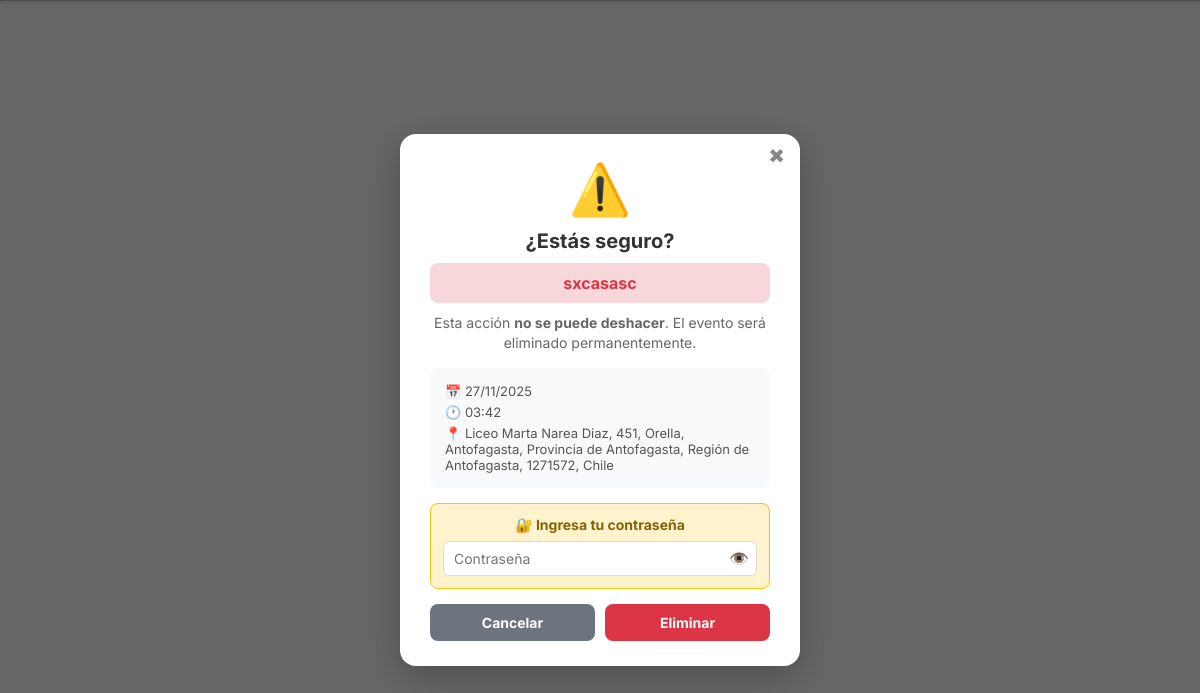
/eventos/10/eliminar/ (signed in), run on the app's committed database.
### Humanet/models.py (models this page shows, shortened)
class Evento(models.Model):
    REGIONES = [
        ('tarapaca', 'Tarapacá'),
        ('antofagasta', 'Antofagasta'),
        ('atacama', 'Atacama'),
        ('coquimbo', 'Coquimbo'),
        ('valparaiso', 'Valparaíso'),
        ('ohiggins', "O'Higgins"),
        ('maule', 'Maule'),
        ('nuble', 'Ñuble'),
        ('biobio', 'Biobío'),
        ('araucania', 'La Araucanía'),
        ('los_rios', 'Los Ríos'),
        ('los_lagos', 'Los Lagos'),
        ('aysen', 'Aysén'),
        ('magallanes', 'Magallanes'),
        ('metropolitana', 'Metropolitana'),
        ('arica', 'Arica y Parinacota'),
    ]
    creador = models.ForeignKey(User, on_delete=models.CASCADE, related_name='eventos')
    nombre = models.CharField(max_length=200)
    imagen = models.ImageField(upload_to='eventos/', blank=True, null=True)  # NUEVO
    fecha = models.DateField()
    hora = models.TimeField()
    ubicacion = models.CharField(max_length=300)
    ciudad = models.CharField(max_length=100, blank=True, null=True)  # NUEVO
    region = models.CharField(max_length=50, choices=REGIONES, blank=True, null=True)  # NUEVO
    latitud = models.DecimalField(max_digits=9, decimal_places=6, null=True, blank=True)
    longitud = models.DecimalField(max_digits=9, decimal_places=6, null=True, blank=True)
    descripcion = models.TextField()
    detalles = models.TextField(blank=True, null=True)
    fecha_creacion = models.DateTimeField(auto_now_add=True)
    categorias = models.ManyToManyField(Categoria, related_name='eventos')
    class Meta:
        ordering = ['-fecha_creacion']
        verbose_name = 'Evento'
        verbose_name_plural = 'Eventos'

### Humanet/views.py (the view)
# urls.py: path('eventos/<int:evento_id>/eliminar/', views.eliminar_evento, name='eliminar_evento'),
@login_required
def eliminar_evento(request, evento_id):
    evento = get_object_or_404(Evento, id=evento_id)
    if request.user == evento.creador or request.user.is_staff:
        if request.method == 'POST':
            password = request.POST.get('password')
            user = authenticate(username=request.user.username, password=password)
            if user is not None:
                nombre_evento = evento.nombre
                evento.delete()
                print(f"Evento {nombre_evento} eliminado exitosamente")
                return redirect('perfil')
            else:
                messages.error(request, '❌ Contraseña incorrecta. El evento no fue eliminado.')
                return render(request, 'Humanet/confirmar_eliminar.html', {'evento': evento})
        else:
            return render(request, 'Humanet/confirmar_eliminar.html', {'evento': evento})
    else:
        messages.error(request, 'No tienes permiso para eliminar este evento.')
        return redirect('detalle_evento', evento_id=evento_id)

### Humanet/templates/Humanet/confirmar_eliminar.html (shortened to what this page needs)
{% extends 'Humanet/base.html' %}
{% block content %}
</head>
<body>
    <div class="modal-overlay" id="modalEliminar">
        <div class="confirm-card">
            <button class="close-modal" onclick="cerrarModal()">✖</button>
            <div class="warning-icon">⚠️</div>
            <h2>¿Estás seguro?</h2>
            <div class="event-name">{{ evento.nombre }}</div>
            <p class="warning-text">
                Esta acción <strong>no se puede deshacer</strong>. El evento será eliminado permanentemente.
            </p>
            <div class="event-details">
                <p><strong>📅</strong> {{ evento.fecha|date:"d/m/Y" }}</p>
                <p><strong>🕐</strong> {{ evento.hora|time:"H:i" }}</p>
                <p><strong>📍</strong> {{ evento.ubicacion }}</p>
            </div>
            <form method="post" id="deleteForm" action="{% url 'eliminar_evento' evento.id %}">
                <div class="password-section">
                    <h3>🔐 Ingresa tu contraseña</h3>
                    <div class="password-input-group">
                        <input
                            type="password"
                            name="password"
                            id="passwordInput"
                            class="password-input"
                            placeholder="Contraseña"
                            required
                        >
                        <button type="button" class="toggle-password" onclick="togglePassword()">👁️</button>
                    </div>
                </div>
                <div class="button-group">
                    <button type="button" class="btn btn-cancel" onclick="cerrarModal()">Cancelar</button>
                    <button type="submit" class="btn btn-delete" id="deleteButton">Eliminar</button>
                </div>
            </form>
        </div>
    </div>
{% endblock %}

### Humanet/templates/Humanet/base.html (style rules this page uses)
* { font-family: 'Inter', -apple-system, BlinkMacSystemFont, 'Segoe UI', sans-serif; }

### Humanet/templates/Humanet/confirmar_eliminar.html (style rules this page uses)
* { margin: 0; padding: 0; box-sizing: border-box; }
.modal-overlay { position: fixed; top: 0; left: 0; width: 100%; height: 100%; background: rgba(0, 0, 0, 0.6); display: flex; align-items: center; justify-content: center; z-index: 1000; backdrop-filter: blur(4px); }
.confirm-card { background: white; border-radius: 16px; padding: 25px 30px; max-width: 400px; width: 90%; box-shadow: 0 10px 35px rgba(0,0,0,0.25); text-align: center; position: relative; animation: showUp 0.25s ease-out; }
.close-modal { position: absolute; top: 10px; right: 15px; background: none; border: none; font-size: 20px; cursor: pointer; color: #888; }
.warning-icon { font-size: 50px; margin-bottom: 10px; }
h2 { color: #333; font-size: 20px; margin-bottom: 10px; }
.event-name { color: #dc3545; font-weight: bold; font-size: 16px; margin: 10px 0; padding: 10px; background: #f8d7da; border-radius: 8px; }
.warning-text { color: #666; font-size: 14px; margin-bottom: 15px; line-height: 1.4; }
.event-details { background: #f8f9fa; padding: 10px 15px; border-radius: 8px; margin: 10px 0 15px; text-align: left; font-size: 13px; }
.event-details p { margin: 5px 0; color: #555; }
.password-section { background: #fff3cd; border: 1.5px solid #ffc107; padding: 12px; border-radius: 8px; margin: 15px 0; }
.password-section h3 { color: #856404; font-size: 14px; margin-bottom: 8px; }
.password-input-group { position: relative; }
.password-input { width: 100%; padding: 8px 35px 8px 10px; border: 1.5px solid #ddd; border-radius: 6px; font-size: 14px; }
.toggle-password { position: absolute; right: 8px; top: 50%; transform: translateY(-50%); background: none; border: none; cursor: pointer; font-size: 16px; }
.button-group { display: flex; gap: 10px; margin-top: 15px; }
.btn { flex: 1; padding: 10px; border: none; border-radius: 8px; font-size: 14px; font-weight: bold; cursor: pointer; transition: all 0.2s; }
.btn-cancel { background: #6c757d; color: white; }
.btn-delete { background: #dc3545; color: white; }

### data on the page
Evento: nombre "sxcasasc", fecha "27/11/2025", hora "03:42", ubicacion "Liceo Marta Narea Diaz, 451, Orella, Antofagasta, Provincia de Antofagasta, Región de Antofagasta, 1271572, Chile"
